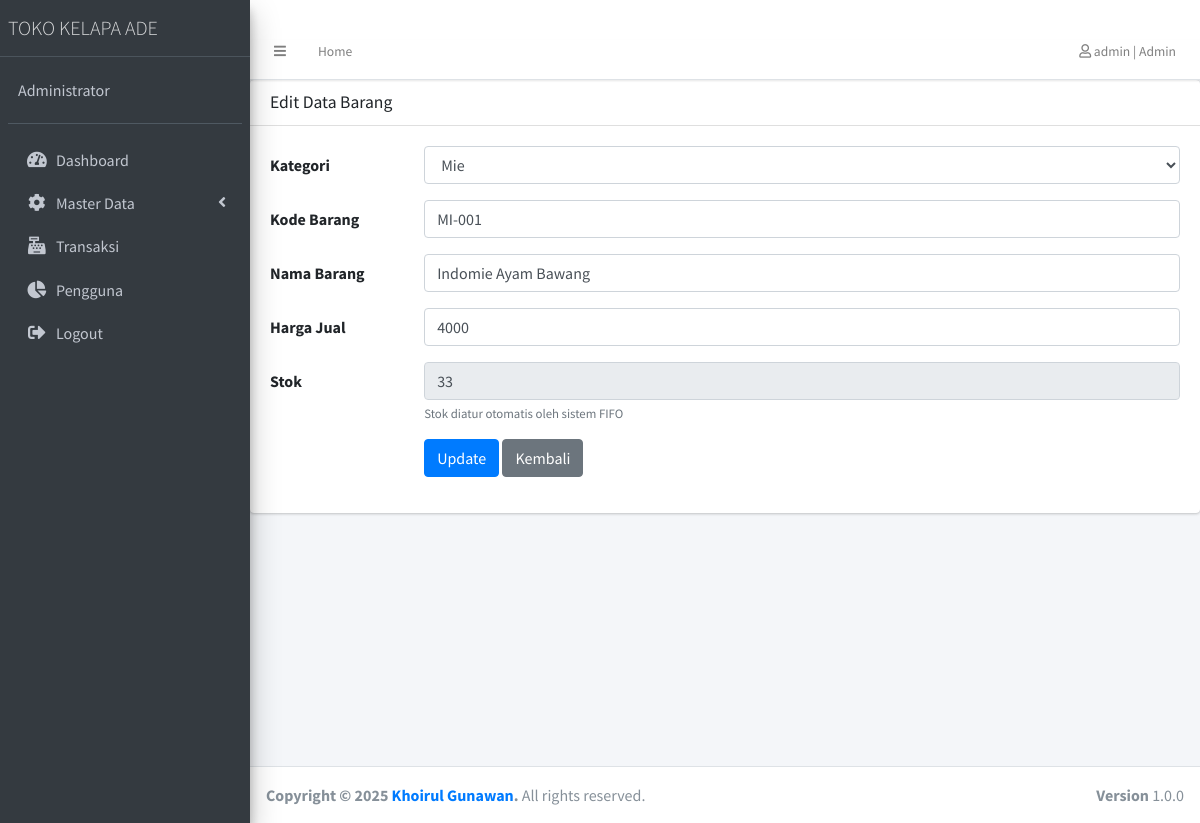
The app's page /index.php?page=aksi_barang/barang_edit&id=58 (signed in) with its own data.
### tables this page shows
CREATE TABLE `tb_barang` (
  `barang_id` int(3) NOT NULL,
  `kategori_id` int(3) NOT NULL,
  `barang_kode` varchar(15) DEFAULT NULL,
  `barang_nama` varchar(50) DEFAULT NULL,
  `barang_stok` int(5) NOT NULL,
  `barang_tgl` date NOT NULL,
  `barang_jual` int(5) NOT NULL
);

### aksi_barang/barang_edit.php (the view, shortened to what this page needs)
<?php
$id = $_GET['id'];
$ambil = $koneksi->query("SELECT * FROM tb_barang WHERE barang_id = $id");
$pecah = $ambil->fetch_object();
?>
<div class="card">
    <div class="card-header">
        <h3 class="card-title">Edit Data Barang</h3>
    </div>
    <div class="card-body">
        <form action="" method="post" class="form-horizontal">
            <div class="form-group row">
                <label class="col-sm-2 col-form-label">Kategori</label>
                <div class="col-sm-10">
                    <select name="kategori" class="form-control">
                        <?php
                        $ambil_kategori = $koneksi->query("SELECT * FROM tb_kategori");
                        while ($kategori = $ambil_kategori->fetch_object()) {
                            $selected = ($kategori->kategori_id == $pecah->kategori_id) ? 'selected' : '';
                            echo "<option value='{$kategori->kategori_id}' {$selected}>{$kategori->kategori_nama}</option>";
                        }
                        ?>
                    </select>
                </div>
            </div>
            <div class="form-group row">
                <label class="col-sm-2 col-form-label">Kode Barang</label>
                <div class="col-sm-10">
                    <input type="text" name="kode" value="<?php echo $pecah->barang_kode ?>" class="form-control" required>
                </div>
            </div>
            <div class="form-group row">
                <label class="col-sm-2 col-form-label">Nama Barang</label>
                <div class="col-sm-10">
                    <input type="text" name="nama" value="<?php echo $pecah->barang_nama ?>" class="form-control" required>
                </div>
            </div>
            <div class="form-group row">
                <label class="col-sm-2 col-form-label">Harga Jual</label>
                <div class="col-sm-10">
                    <input type="number" name="jual" value="<?php echo $pecah->barang_jual ?>" class="form-control" required>
                </div>
            </div>
            <div class="form-group row">
                <label class="col-sm-2 col-form-label">Stok</label>
                <div class="col-sm-10">
                    <input type="number" value="<?php echo $pecah->barang_stok ?>" class="form-control" readonly>
                    <small class="form-text text-muted">Stok diatur otomatis oleh sistem FIFO</small>
                </div>
            </div>
            <div class="form-group row">
                <div class="col-sm-10 offset-sm-2">
                    <button type="submit" name="edit" class="btn btn-primary">Update</button>
                    <a href="index.php?page=data_barang" class="btn btn-secondary">Kembali</a>
                </div>
            </div>
        </form>
    </div>
</div>

### records on screen
tb_barang: kode "MI-001", nama "Indomie Ayam Bawang", jual "4000", barang_stok "33"

### other values on screen
$_SESSION['pengguna'] "admin"
$_SESSION['pengguna_level'] "Admin"
$_SESSION['pengguna_nama'] "Administrator"
form field kategori "Mie"
